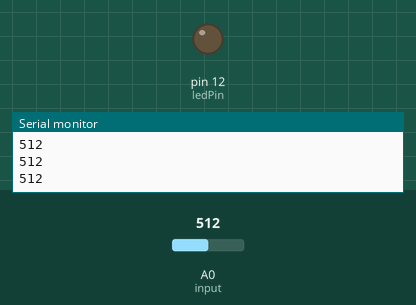
The sketch below on a simulated Arduino Uno, built with avr-gcc and run on an emulated ATmega328P. Parts: output pins drawn as LEDs (lit = HIGH), the last lines printed to the serial monitor. Inputs (shaded band) come from the test bench; at power-on: A0 (input) = 512.

Above: at 1.2 s.
1.3 s: A0 (input) set to 309
2.8 s: A0 (input) set to 282
At 3.3 s:
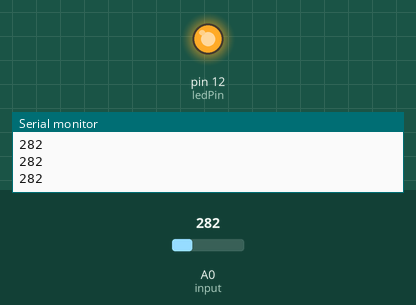
4.3 s: A0 (input) set to 306
At 5.5 s:
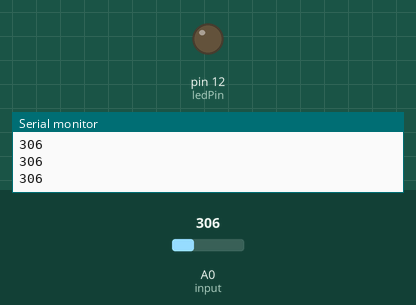
5.8 s: A0 (input) set to 290
At 6.8 s:
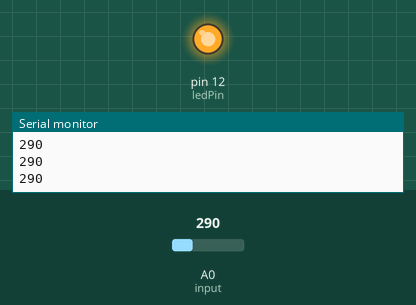
Timing chart, 0 to 8.3 s (numbered marks = the images above; inputs shaded):
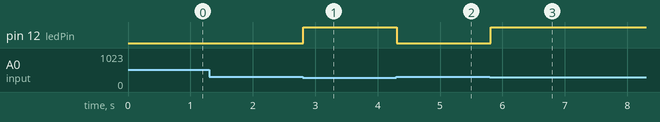

The sketch:

LDR.ino
```cpp
int input=A0;
int ledPin=12;
void setup() {
pinMode(0,INPUT);// put your setup code here, to run once:
pinMode(12,OUTPUT);
Serial.begin(9600);
}

void loop() {
  // put your main code here, to run repeatedly:
int value=analogRead(input);
Serial.println(value);
int threshold=300;

if(value<threshold)
digitalWrite(ledPin,HIGH);
else
digitalWrite(ledPin,LOW);
}
```

Measured:
- the behaviour switches between 300 and 299 on A0 (input) (found by bisection; images 0 and 1)
- after the input at 2.8 s, pin 12 (ledPin): LOW → HIGH at once
- after the input at 4.3 s, pin 12 (ledPin): HIGH → LOW at once
- after the input at 5.8 s, pin 12 (ledPin): LOW → HIGH at once
